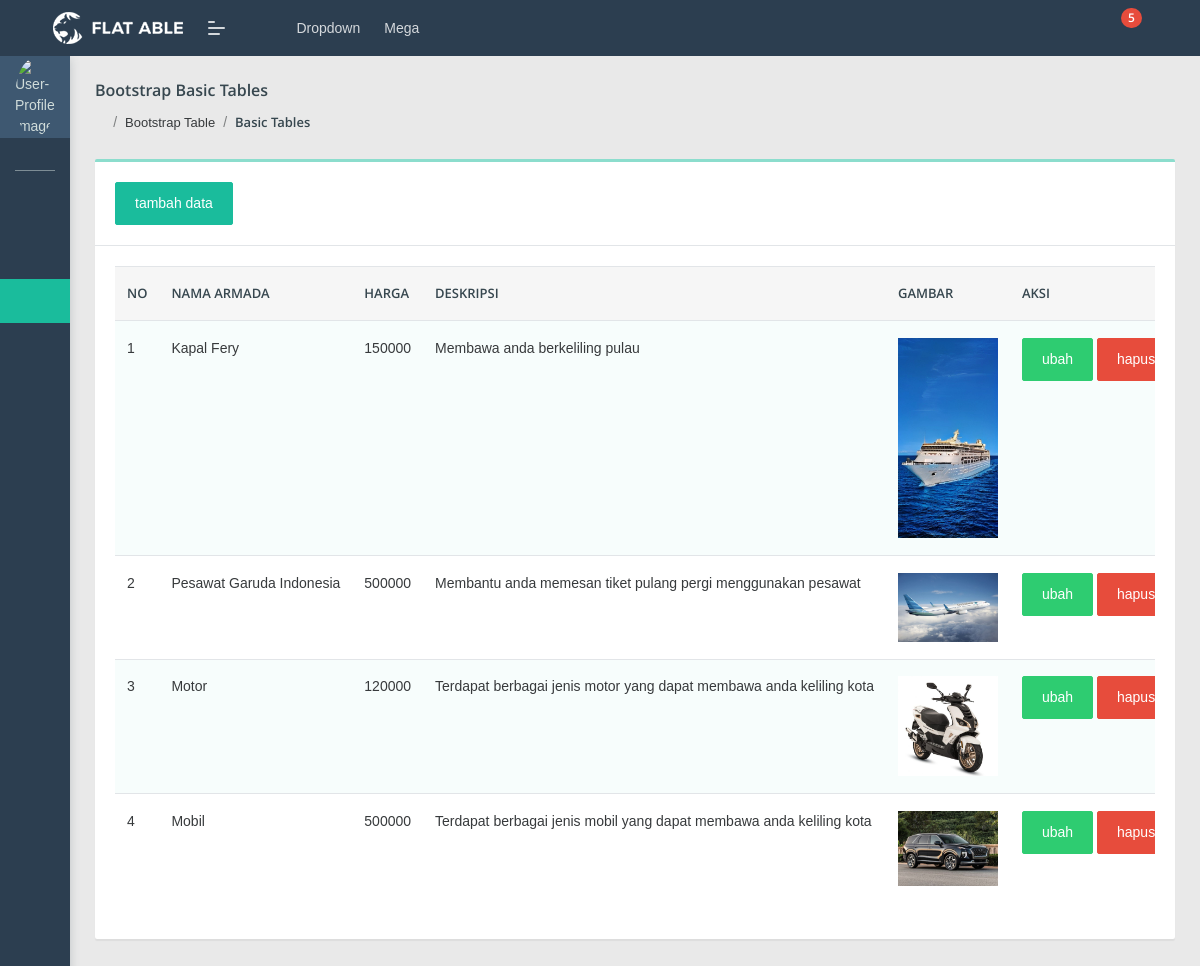
/admin/armada/index.php, run on the app's committed database.
### tables this page shows
CREATE TABLE `armada` (
  `id_armada` int(11) NOT NULL,
  `nama_armada` varchar(100) NOT NULL,
  `harga` int(11) NOT NULL,
  `deskripsi` text NOT NULL,
  `gambar_armada` varchar(255) NOT NULL
);

### admin/armada/index.php (the view, shortened to what this page needs)
<?php include "../layout/header.php";
include "../layout/navbar.php";
?>
<section class="pcoded-main-container">
    <div class="pcoded-content">
        <div class="page-header">
            <div class="page-block">
                <div class="row align-items-center">
                    <div class="col-md-12">
                        <div class="page-header-title">
                            <h5 class="m-b-10">Bootstrap Basic Tables</h5>
                        </div>
                        <ul class="breadcrumb">
                            <li class="breadcrumb-item"><a href="index.html"><i class="feather icon-home"></i></a></li>
                            <li class="breadcrumb-item"><a href="#!">Bootstrap Table</a></li>
                            <li class="breadcrumb-item"><a href="#!">Basic Tables</a></li>
                        </ul>
                    </div>
                </div>
            </div>
        </div>
        <div class="row">
            <div class="col-xl-12">
                <div class="card">
                    <div class="card-header">
                        <a href="tambah.php" class="btn btn-primary">tambah data</a>
                    </div>
                    <div class="card-body table-border-style">
                        <div class="table-responsive">
                            <table class="table table-striped">
                                <thead>
                                    <tr>
                                        <th>No</th>
                                        <th>Nama Armada</th>
                                        <th>Harga</th>
                                        <th>Deskripsi</th>
                                        <th>Gambar</th>
                                        <th>Aksi</th>
                                    </tr>
                                </thead>
                                <tbody>
                                    <?php
                                    $no=1;
                                    include "../koneksi.php";
                                    $armada = mysqli_query($koneksi, "SELECT * FROM armada ORDER BY id_armada DESC");
                                    while ($item = mysqli_fetch_array($armada)){
                                    ?>
                                    <tr>
                                        <td><?= $no++?></td>
                                        <td><?= $item ['nama_armada']?></td>
                                        <td><?= $item ['harga']?></td>
                                        <td><?= $item ['deskripsi']?></td>
                                        <td><img src="../assets/images/armada/<?=$item ['gambar_armada']?>" width="100"></td>
                                        <td><a href="ubah.php?id_armada=<?php echo $item["id_armada"];?>" class="btn btn-success">ubah</a>
                                            <a onclick="return confirm('yakin mau dihapus??')" href="hapus.php?id_armada=<?php echo $item["id_armada"];?>" class="btn btn-danger">hapus</a></td>
                                    </tr>
                                    <?php } ?>
                                </tbody>
                            </table>
                        </div>
                    </div>
                </div>
            </div>
        </div>
    </div>
</section>
</body>
</html>
<?php include "../layout/footer.php";?>

### admin/layout/header.php (shortened to what this page needs)
<!DOCTYPE html>
<html lang="en">
<head>
    <link rel="stylesheet" href="../assets/css/style.css">
</head>
<body class="">

### admin/layout/navbar.php (shortened to what this page needs)
<nav class="pcoded-navbar  ">
	<div class="navbar-wrapper  ">
		<div class="navbar-content scroll-div " >
			<div class="">
				<div class="main-menu-header">
					<img class="img-radius" src="../assets/images/user/<?= $_SESSION['foto'] ?>" alt="User-Profile-Image">
					<div class="user-details">
					</div>
				</div>
			</div>
			<ul class="nav pcoded-inner-navbar ">
				<li class="nav-item pcoded-menu-caption">
				</li>
				<li class="nav-item">
				    <a href="../kategori/index.php" class="nav-link "><span class="pcoded-micon">
						<i class="feather icon-list"></i></span>
						<span class="pcoded-mtext">Kategori</span></a>
				</li>
				<li class="nav-item">
				    <a href="../wisata/index.php" class="nav-link "><span class="pcoded-micon"><i class="feather icon-map">
					</i></span><span class="pcoded-mtext">wisata</span></a>
				</li>
				<li class="nav-item">
				    <a href="../armada/index.php" class="nav-link "><span class="pcoded-micon"><i class="feather icon-list">
					</i></span><span class="pcoded-mtext">armada</span></a>
				</li>
				<li class="nav-item">
				    <a href="../kontak/index.php" class="nav-link "><span class="pcoded-micon"><i class="feather icon-phone">
					</i></span><span class="pcoded-mtext">kontak</span></a>
				</li>
				<li class="nav-item">
				    <a href="../tim/index.php" class="nav-link "><span class="pcoded-micon"><i class="feather icon-users">
					</i></span><span class="pcoded-mtext">tim kami</span></a>
				</li>
				<li class="nav-item">
				    <a href="../user/index.php" class="nav-link "><span class="pcoded-micon"><i class="feather icon-user">
					</i></span><span class="pcoded-mtext">user</span></a>
				</li>
			</ul>
		</div>
	</div>
</nav>
<header class="navbar pcoded-header navbar-expand-lg navbar-light header-dark">
			<div class="m-header">
				<a class="mobile-menu" id="mobile-collapse" href="#!"><span></span></a>
				<a href="#!" class="b-brand">
					<img src="./assets/images/logo.png" alt="" class="logo">
				</a>
			</div>
			<div class="collapse navbar-collapse">
				<ul class="navbar-nav mr-auto">
					<li class="nav-item">
						<a href="#!" class="pop-search"><i class="feather icon-search"></i></a>
					</li>
					<li class="nav-item">
						<div class="dropdown">
							<a class="dropdown-toggle h-drop" href="#" data-toggle="dropdown">
								Dropdown
							</a>
						</div>
					</li>
					<li class="nav-item">
						<div class="dropdown mega-menu">
							<a class="dropdown-toggle h-drop" href="#" data-toggle="dropdown">
								Mega
							</a>
						</div>
					</li>
				</ul>
				<ul class="navbar-nav ml-auto">
					<li>
						<div class="dropdown">
							<a class="dropdown-toggle" href="#" data-toggle="dropdown">
								<i class="icon feather icon-bell"></i>
								<span class="badge badge-pill badge-danger">5</span>
							</a>
						</div>
					</li>
					<li>
						<div class="dropdown drp-user">
							<a href="#" class="dropdown-toggle" data-toggle="dropdown">
								<i class="feather icon-user"></i>
							</a>
						</div>
					</li>
				</ul>
			</div>
</header>

### admin/layout/footer.php (shortened to what this page needs)
</body>
</html>

### data on the page
armada: nama_armada "Kapal Fery", harga "150000", deskripsi "Membawa anda berkeliling pulau", gambar_armada (picture)
armada: nama_armada "Pesawat Garuda Indonesia", harga "500000", deskripsi "Membantu anda memesan tiket pulang pergi menggunakan pesawat", gambar_armada (picture)
armada: nama_armada "Motor", harga "120000", deskripsi "Terdapat berbagai jenis motor yang dapat membawa anda keliling kota", gambar_armada (picture)
armada: nama_armada "Mobil", harga "500000", deskripsi "Terdapat berbagai jenis mobil yang dapat membawa anda keliling kota", gambar_armada (picture)
